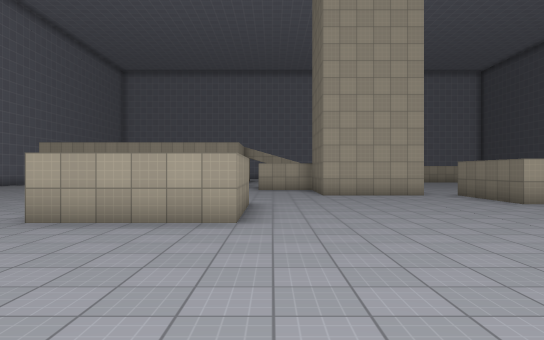
view 1 (above)

22 first-person views from a walk through a level from a Godot 3-D game. The camera is 1.5 m above the floor, looks level and sees 70° across. The floor is counted in squares, 2 m on a side. Each view is taken from the middle of a square. On the plan, view 1 faces up. The plan holds only what a view shows up to about 12 squares ahead; the rest is blank. The place goes on beyond the plan. Surface patterns are stand-ins for the level's own textures.

view 2
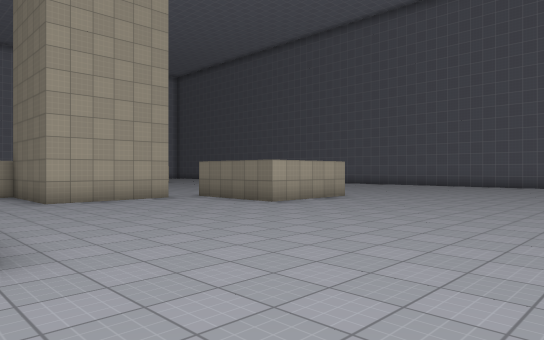

view 3
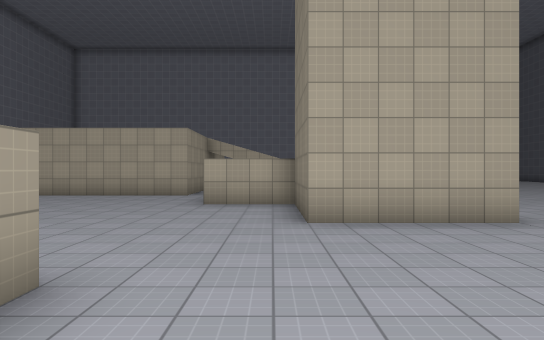

view 4
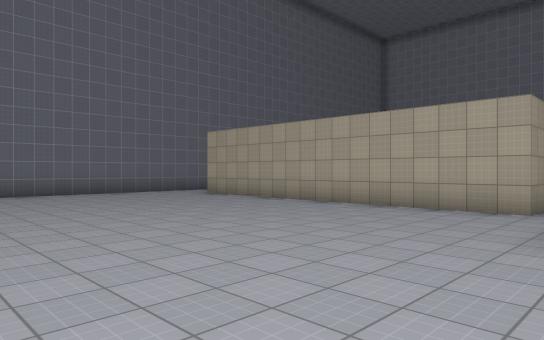

view 5
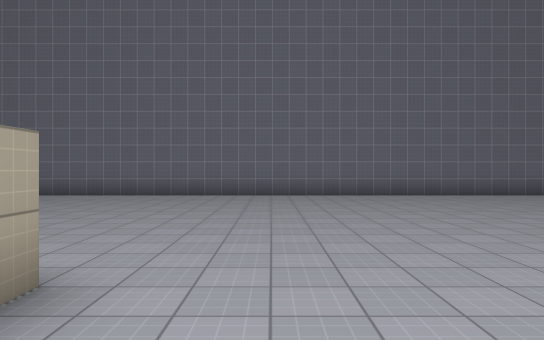

view 6
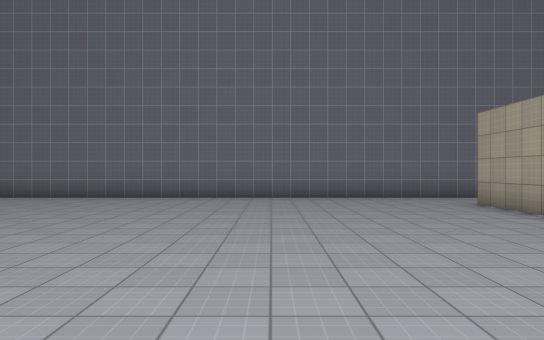

view 7
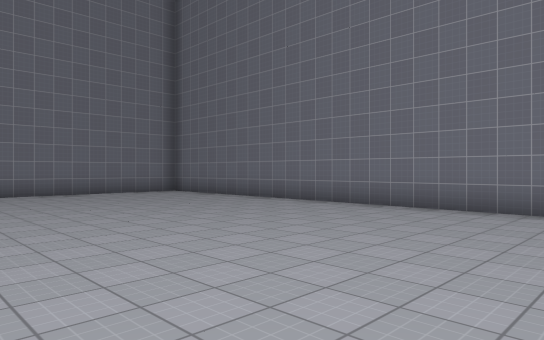

view 8
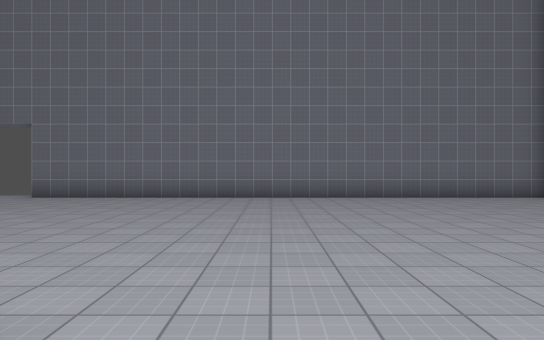

view 9
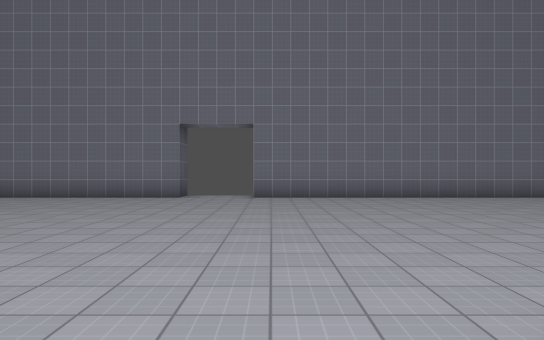

view 10
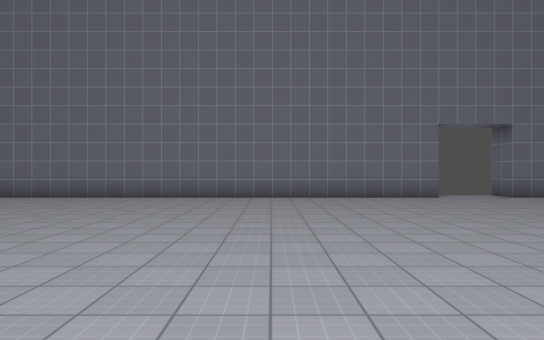

view 11
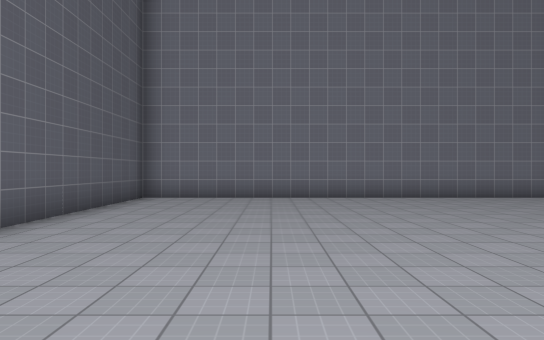

view 12
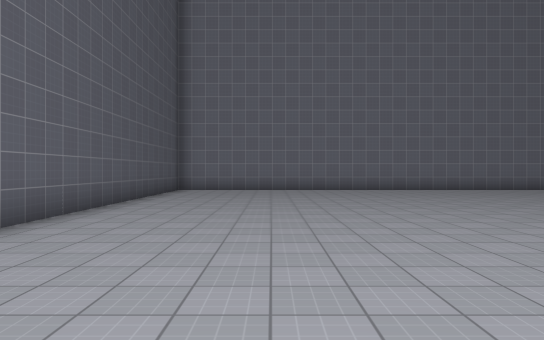

view 13
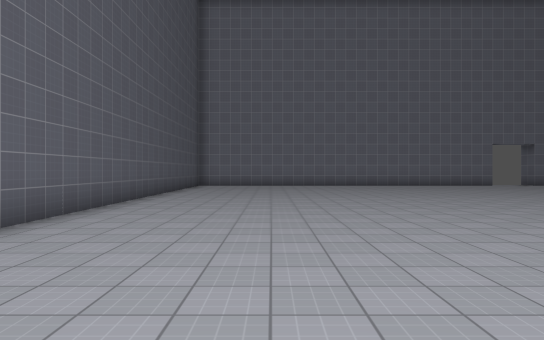

view 14
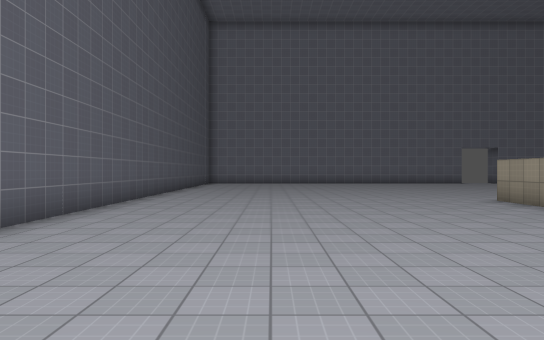

view 15
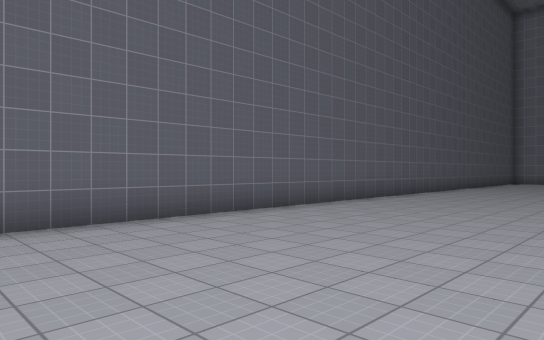

view 16
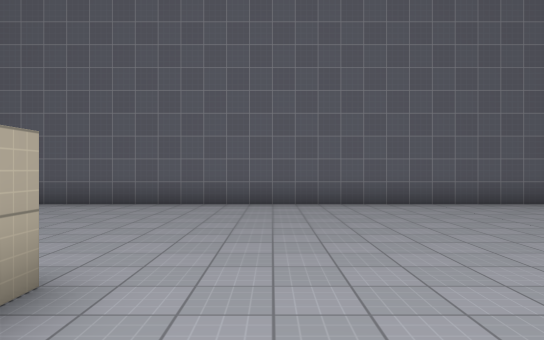

view 17
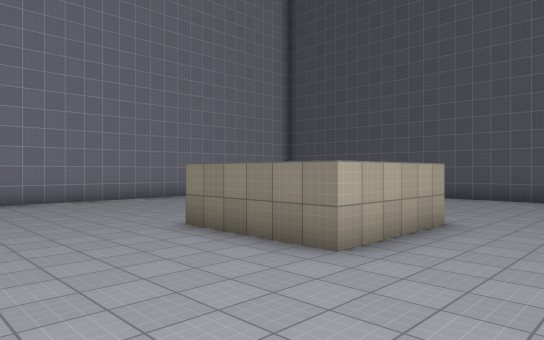

view 18
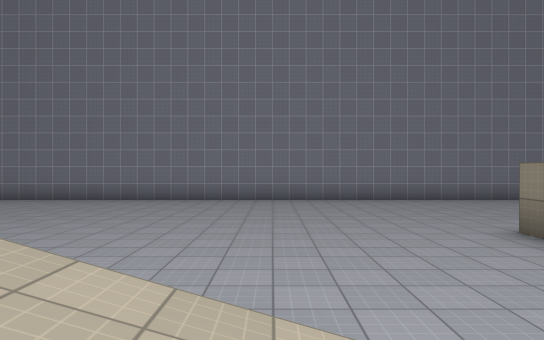

view 19
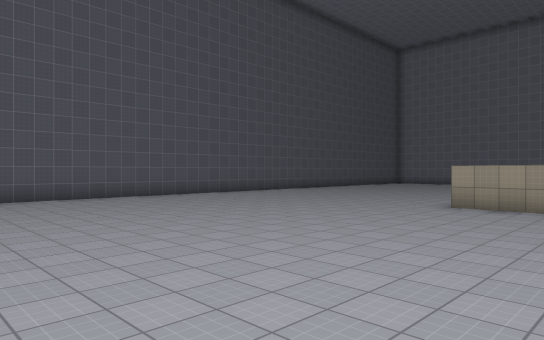

view 20
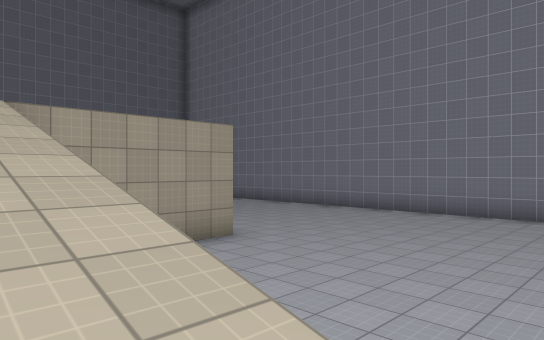

view 21
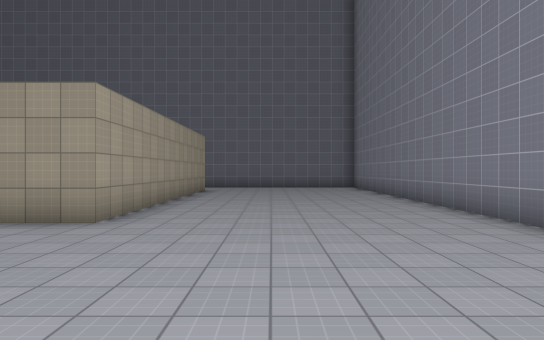

view 22
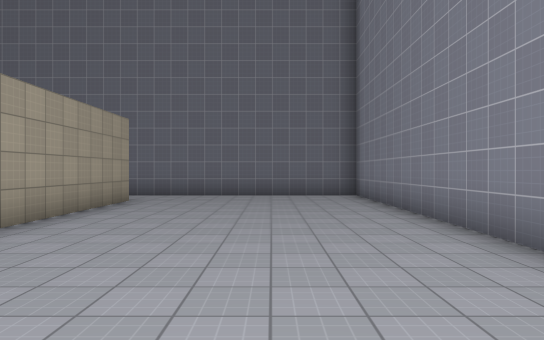

### Floor plan
Points are (right, up) in squares from view 1. A wall is a line through its corners. A room is listed if a view was taken in it or the views show most of it. See-through windows are left out.
Room 1 (views 1, 2, 3, 4, 5, 6, 7, 8, 9, 10, 11, 12, 13, 14, 15, 16, 17, 18, 19, 20, 21, 22)
walls: (4.6, 11.5) (1.5, 11.5) (1.5, 14.5) (-0.5, 14.5); (6.6, 11.5) (8.5, 11.5); (-1.5, 18.5) (-1.5, 17.5) (-10.5, 17.5); (8.5, 10.1) (8.5, 8.5) (5.5, 8.5) (5.5, 11.5); (-0.5, 8.5) (-0.5, 5.5) (-3.5, 5.5); (11.5, 23.5) (8.5, 23.5) (8.5, 26.5); (-12.5, 18.6) (-12.5, -0.5); (-10.5, 26.5) (-1.5, 26.5) (-1.5, 24.5); (3.5, -4.5) (3.5, -3.5) (17.5, -3.5) (17.5, 27.1); (12.4, 32.5) (-12.5, 32.5) (-12.5, 25.8); (-12.4, -3.5) (1.5, -3.5) (1.5, -4.5)

Positions as (right, up) in squares from view 1, and headings:
1: (0, 0), facing up
2: (-1, 2), facing up-right
3: (1, 6), facing up
4: (0, 10), facing up-left
5: (-1, 10), facing left
6: (-2, 13), facing left
7: (-5, 9), facing down-left
8: (-5, 7), facing down
9: (1, 7), facing down
10: (8, 7), facing down
11: (14, 7), facing down
12: (14, 11), facing down
13: (14, 15), facing down
14: (14, 18), facing down
15: (12, 20), facing down-right
16: (9, 22), facing right
17: (5, 21), facing up-right
18: (5, 21), facing up
19: (5, 21), facing down-right
20: (4, 22), facing up-left
21: (4, 29), facing left
22: (-1, 30), facing left
